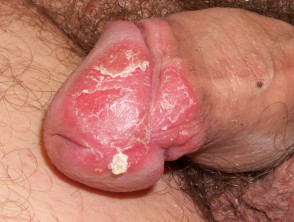
#> input picture farmtech_project/media/healthcare_data/2/0921ba4a-ec39-48c1-9f11-0fecac534949.jpg, 294 x 222 px
$ python -i image_processor.py   (imports and definitions only)   (older library calls are emulated)
#> lines starting #> are read from the running program, lines starting #| are printed output that depends on the picture; after the words box and inside, x2 and y2 are one past the last pixel; in counts of white or black regions, pixels touching at a corner belong together
"""
Image Processing Module for Reve Digital Platform

This module provides functions for analyzing images of plant leaves and human tissue/skin
to detect diseases and health conditions using computer vision and AI models.
"""

import os
import cv2
import numpy as np
import base64
import json
from io import BytesIO
from PIL import Image
import logging
from django.conf import settings

# Configure logging
logger = logging.getLogger(__name__)

# Constants for disease detection
LEAF_DISEASES = {
    'bacterial_blight': {
        'description': 'Angular leaf spots with water-soaked margins, often becoming brown and necrotic.',
        'recommendations': 'Use disease-free seeds, crop rotation, and copper-based bactericides if severe.'
    },
    'leaf_rust': {
        'description': 'Orange to brown powdery pustules on leaf surfaces, typically on the undersides.',
        'recommendations': 'Apply fungicides early, plant resistant varieties, and ensure good air circulation.'
    },
    'powdery_mildew': {
        'description': 'White to gray powdery growth on leaf surfaces, often starting as small circular patches.',
        'recommendations': 'Increase plant spacing, apply sulfur-based fungicides, and avoid overhead irrigation.'
    },
    'healthy': {
        'description': 'No visible disease symptoms detected.',
        'recommendations': 'Continue regular monitoring and maintain good agricultural practices.'
    }
}

SKIN_DISEASES = {
    'melanoma': {
        'description': 'Irregular borders, multiple colors, and asymmetrical shape suggesting potential melanoma.',
        'recommendations': 'Immediate consultation with a dermatologist for biopsy and further evaluation.'
    },
    'basal_cell_carcinoma': {
        'description': 'Pearly or waxy bump, possibly with blue, brown, or black areas.',
        'recommendations': 'Dermatologist consultation for confirmation and treatment planning.'
    },
    'actinic_keratosis': {
        'description': 'Rough, scaly patch on skin that has been chronically exposed to the sun.',
        'recommendations': 'Dermatologist evaluation for potential pre-cancerous condition.'
    },
    'benign': {
        'description': 'Regular borders, uniform color, and symmetrical shape suggesting benign condition.',
        'recommendations': 'Routine monitoring during regular skin examinations.'
    }
}

# [426 lines left out: functions preprocess_image, analyze_leaf_image, analyze_skin_image, extract_leaf_features, extract_skin_features, calculate_texture_features and 2 more, not called in this run]

def get_image_visualization(image_path, analysis_type='leaf'):
    """
    Generate a visualization of the image analysis

    Args:
        image_path (str): Path to the image file
        analysis_type (str): Type of analysis ('leaf' or 'skin')

    Returns:
        str: Base64 encoded visualization image
    """
#> called with analysis_type = 'leaf'
    try:
        # Read the original image
        original = cv2.imread(image_path)
#> original is the input picture: shape (222, 294, 3); mean B, G, R 101, 115.5, 183.2
        if original is None:
            logger.error(f"Failed to read image for visualization: {image_path}")
            return None

        # Create a visualization based on analysis type
        if analysis_type == 'leaf':
            # For leaves: highlight potential diseased areas

            # Convert to HSV for easier color-based segmentation
            hsv = cv2.cvtColor(original, cv2.COLOR_BGR2HSV)
#> hsv: shape (222, 294, 3); mean H, S, V 30.9, 120.8, 183.2

            # Create healthy tissue mask (green areas)
            lower_green = np.array([30, 40, 40])
            upper_green = np.array([90, 255, 255])
            healthy_mask = cv2.inRange(hsv, lower_green, upper_green)
#> healthy_mask: shape (222, 294); every value is 0

            # Create potential disease mask (yellow/brown areas)
            lower_yellow = np.array([15, 50, 50])
            upper_yellow = np.array([35, 255, 255])
            disease_mask = cv2.inRange(hsv, lower_yellow, upper_yellow)
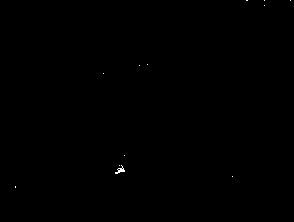
#> disease_mask: shape (222, 294); 0.07% white in thin lines or dots, all inside (x1, y1, x2, y2) = (15, 0, 291, 188)

            # Create visualization
            visualization = original.copy()

            # Apply green overlay to healthy areas (semi-transparent)
            green_overlay = np.zeros_like(visualization)
            green_overlay[healthy_mask > 0] = [0, 255, 0]  # Green color
            visualization = cv2.addWeighted(visualization, 0.8, green_overlay, 0.2, 0)
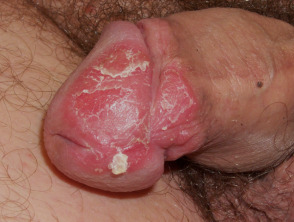
#> visualization: shape (222, 294, 3); mean B, G, R 80.8, 92.4, 146.6

            # Apply red overlay to potentially diseased areas
            disease_overlay = np.zeros_like(visualization)
            disease_overlay[disease_mask > 0] = [0, 0, 255]  # Red color
            visualization = cv2.addWeighted(visualization, 0.7, disease_overlay, 0.3, 0)
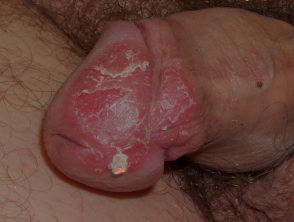
#> visualization: shape (222, 294, 3); mean B, G, R 56.5, 64.7, 102.6

        else:  # skin analysis
            # For skin: highlight borders and potential abnormal areas

            # Convert to grayscale for edge detection
            gray = cv2.cvtColor(original, cv2.COLOR_BGR2GRAY)

            # Apply bilateral filter to reduce noise while preserving edges
            blurred = cv2.bilateralFilter(gray, 9, 75, 75)

            # Detect edges
            edges = cv2.Canny(blurred, 50, 150)

            # Find contours
            contours, _ = cv2.findContours(edges, cv2.RETR_EXTERNAL, cv2.CHAIN_APPROX_SIMPLE)

            # Create visualization
            visualization = original.copy()

            # Draw contours with thickness based on importance
            if contours:
                # Find the largest contour (main lesion boundary)
                largest_contour = max(contours, key=cv2.contourArea)

                # Draw the main boundary in blue
                cv2.drawContours(visualization, [largest_contour], -1, (255, 0, 0), 2)

                # Highlight areas with color variances
                lab = cv2.cvtColor(original, cv2.COLOR_BGR2LAB)
                l, a, b = cv2.split(lab)

                # Create a mask for areas with high color variance
                a_blur = cv2.GaussianBlur(a, (5, 5), 0)
                b_blur = cv2.GaussianBlur(b, (5, 5), 0)

                # Calculate local variance
                a_var = cv2.GaussianBlur(a_blur * a_blur, (15, 15), 0) - cv2.GaussianBlur(a_blur, (15, 15), 0) ** 2
                b_var = cv2.GaussianBlur(b_blur * b_blur, (15, 15), 0) - cv2.GaussianBlur(b_blur, (15, 15), 0) ** 2

                color_var = a_var + b_var

                # Create a mask for areas with high color variance
                _, color_var_mask = cv2.threshold(color_var, np.max(color_var) * 0.5, 255, cv2.THRESH_BINARY)
                color_var_mask = color_var_mask.astype(np.uint8)

                # Apply yellow highlighting to high variance areas
                yellow_overlay = np.zeros_like(visualization)
                yellow_overlay[color_var_mask > 0] = [0, 255, 255]  # Yellow color
                visualization = cv2.addWeighted(visualization, 0.8, yellow_overlay, 0.2, 0)

        # Convert to RGB for PIL
        visualization_rgb = cv2.cvtColor(visualization, cv2.COLOR_BGR2RGB)

        # Convert to base64 for web display
        img_pil = Image.fromarray(visualization_rgb)
        buffer = BytesIO()
        img_pil.save(buffer, format="JPEG")
        img_str = base64.b64encode(buffer.getvalue()).decode('utf-8')

        return img_str
    except Exception as e:
        logger.error(f"Error creating visualization: {e}")
        return None

>>> result = get_image_visualization('../media/healthcare_data/2/0921ba4a-ec39-48c1-9f11-0fecac534949.jpg')
